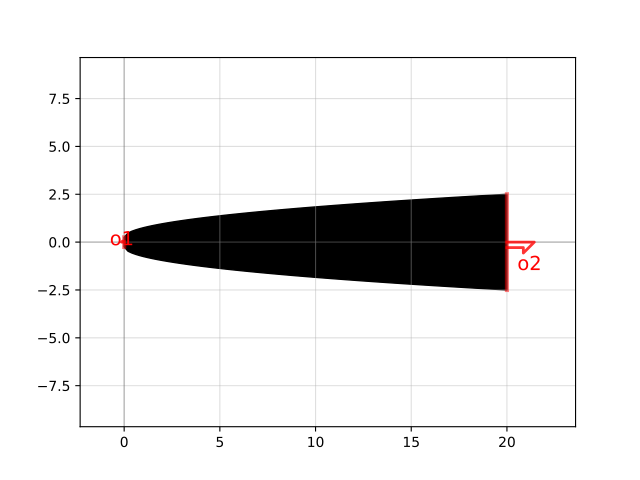

Python code for this plot:
import gdsfactory as gf

c = gf.components.taper_parabolic(length=20, width1=0.5, width2=5.0, exp=0.5, npoints=100, layer=(1, 0))
c.plot()
